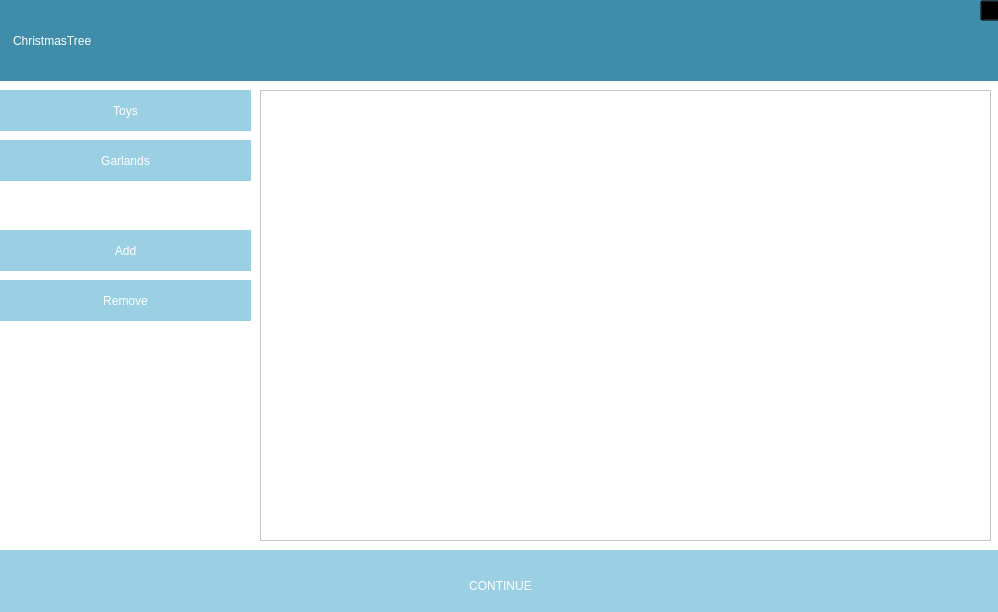
<?xml version="1.0" encoding="UTF-8"?>
<ui version="4.0">
 <class>Widget</class>
 <widget class="QWidget" name="Widget">
  <property name="geometry">
   <rect>
    <x>0</x>
    <y>0</y>
    <width>998</width>
    <height>612</height>
   </rect>
  </property>
  <property name="minimumSize">
   <size>
    <width>998</width>
    <height>612</height>
   </size>
  </property>
  <property name="maximumSize">
   <size>
    <width>998</width>
    <height>612</height>
   </size>
  </property>
  <property name="windowTitle">
   <string>Widget</string>
  </property>
  <property name="styleSheet">
   <string notr="true">background-color: white;
</string>
  </property>
  <widget class="QLabel" name="title">
   <property name="geometry">
    <rect>
     <x>0</x>
     <y>0</y>
     <width>1001</width>
     <height>81</height>
    </rect>
   </property>
   <property name="styleSheet">
    <string notr="true">background-color: #408da9;
vertical-align: middle;
qproperty-alignment: 'AlignVCenter | AlignCenter';
color: white; 
font: 22pt &quot;Ocean Sans Std Bold SemiExt&quot;;
padding: 10px;</string>
   </property>
   <property name="text">
    <string>ChristmasTree</string>
   </property>
  </widget>
  <widget class="QPushButton" name="continue_2">
   <property name="geometry">
    <rect>
     <x>0</x>
     <y>550</y>
     <width>1001</width>
     <height>71</height>
    </rect>
   </property>
   <property name="styleSheet">
    <string notr="true">QPushButton { 
color:white; 
background-color:#9bcfe4;  
border: none; 
font: 20pt &quot;Ocean Sans Std Bold SemiExt&quot;;
} 
QPushButton:checked { 
background-color:#408da9;
border: none; 
}
QPushButton:hover{ 
background-color: #408da9; 
border-style: 
outset; 
}
QPushButton:disabled{ 
background: gray; 
}</string>
   </property>
   <property name="text">
    <string>CONTINUE</string>
   </property>
  </widget>
  <widget class="QTableView" name="buy">
   <property name="geometry">
    <rect>
     <x>260</x>
     <y>90</y>
     <width>731</width>
     <height>451</height>
    </rect>
   </property>
   <property name="styleSheet">
    <string notr="true">QHeaderView::section:horizontal {
color: white; 
border: none; 
font: 12pt;
background-color: #9bcfe4;

}
QTableView::item:selected:active {
background: #9bcfe4;
border: 1px solid transparent;
color: white;
}

QTableView {
background-color: white;
font: 12pt &quot;DejaVu Serif&quot;;
color: #408da9;
 }</string>
   </property>
   <property name="autoScroll">
    <bool>true</bool>
   </property>
   <property name="editTriggers">
    <set>QAbstractItemView::NoEditTriggers</set>
   </property>
  </widget>
  <widget class="QPushButton" name="exit">
   <property name="geometry">
    <rect>
     <x>980</x>
     <y>0</y>
     <width>21</width>
     <height>21</height>
    </rect>
   </property>
   <property name="styleSheet">
    <string notr="true">background-color: #434f42; 
background: transparent;
</string>
   </property>
   <property name="text">
    <string/>
   </property>
   <property name="icon">
    <iconset resource="resources/resources.qrc">
     <normaloff>:/icons/icons/exit.svg</normaloff>:/icons/icons/exit.svg</iconset>
   </property>
   <property name="iconSize">
    <size>
     <width>26</width>
     <height>26</height>
    </size>
   </property>
  </widget>
  <widget class="QPushButton" name="toys">
   <property name="geometry">
    <rect>
     <x>0</x>
     <y>90</y>
     <width>251</width>
     <height>41</height>
    </rect>
   </property>
   <property name="styleSheet">
    <string notr="true">QPushButton { 
color:white; 
background-color:#9bcfe4;  
border: none; 
font: 12pt &quot;Ocean Sans Std Bold SemiExt&quot;;
} 
QPushButton:checked { 
background-color:#408da9;
border: none; 
}
QPushButton:hover{ 
background-color: #408da9; 
border-style: 
outset; 
}</string>
   </property>
   <property name="text">
    <string>Toys</string>
   </property>
   <property name="checkable">
    <bool>false</bool>
   </property>
  </widget>
  <widget class="QPushButton" name="garlands">
   <property name="geometry">
    <rect>
     <x>0</x>
     <y>140</y>
     <width>251</width>
     <height>41</height>
    </rect>
   </property>
   <property name="styleSheet">
    <string notr="true">QPushButton { 
color:white; 
background-color:#9bcfe4;  
border: none; 
font: 12pt &quot;Ocean Sans Std Bold SemiExt&quot;;
} 
QPushButton:checked { 
background-color:#408da9;
border: none; 
}
QPushButton:hover{ 
background-color: #408da9; 
border-style: 
outset; 
}</string>
   </property>
   <property name="text">
    <string>Garlands</string>
   </property>
   <property name="checkable">
    <bool>false</bool>
   </property>
   <property name="checked">
    <bool>false</bool>
   </property>
   <property name="autoRepeat">
    <bool>false</bool>
   </property>
  </widget>
  <widget class="QPushButton" name="remove">
   <property name="geometry">
    <rect>
     <x>0</x>
     <y>280</y>
     <width>251</width>
     <height>41</height>
    </rect>
   </property>
   <property name="styleSheet">
    <string notr="true">QPushButton { 
color:white; 
background-color:#9bcfe4;  
border: none; 
font: 12pt &quot;Ocean Sans Std Bold SemiExt&quot;;
} 
QPushButton:checked { 
background-color:#408da9;
border: none; 
}
QPushButton:hover{ 
background-color: #408da9; 
border-style: 
outset; 
}</string>
   </property>
   <property name="text">
    <string>Remove</string>
   </property>
  </widget>
  <widget class="QPushButton" name="add">
   <property name="geometry">
    <rect>
     <x>0</x>
     <y>230</y>
     <width>251</width>
     <height>41</height>
    </rect>
   </property>
   <property name="styleSheet">
    <string notr="true">QPushButton { 
color:white; 
background-color:#9bcfe4;  
border: none; 
font: 12pt &quot;Ocean Sans Std Bold SemiExt&quot;;
} 
QPushButton:checked { 
background-color:#408da9;
border: none; 
}
QPushButton:hover{ 
background-color: #408da9; 
border-style: 
outset; 
}</string>
   </property>
   <property name="text">
    <string>Add</string>
   </property>
  </widget>
 </widget>
 <resources>
  <include location="resources/resources.qrc"/>
 </resources>
 <connections/>
</ui>
